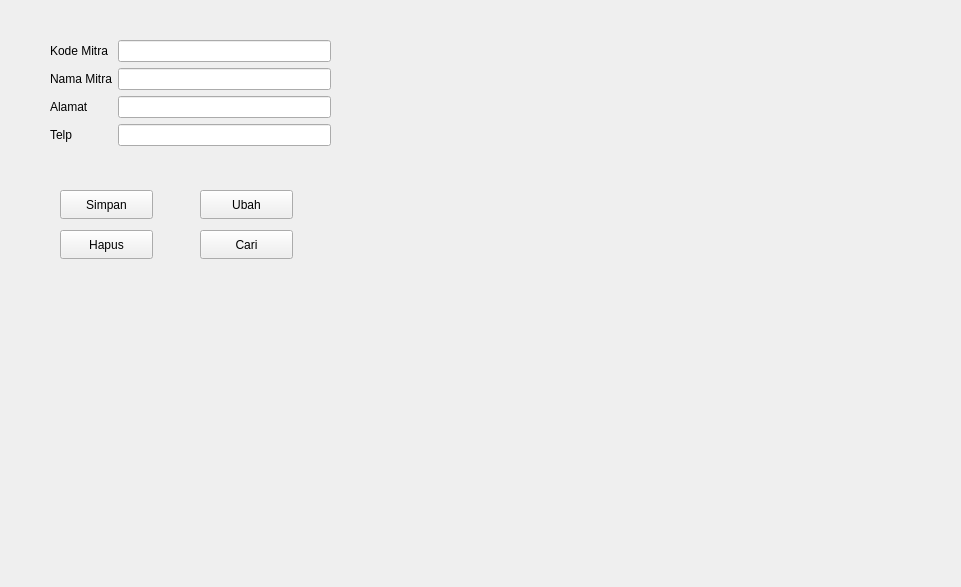
<?xml version="1.0" encoding="UTF-8"?>
<ui version="4.0">
 <class>FormMitra</class>
 <widget class="QWidget" name="FormMitra">
  <property name="geometry">
   <rect>
    <x>0</x>
    <y>0</y>
    <width>961</width>
    <height>587</height>
   </rect>
  </property>
  <property name="windowTitle">
   <string>Form</string>
  </property>
  <widget class="QWidget" name="formLayoutWidget">
   <property name="geometry">
    <rect>
     <x>50</x>
     <y>40</y>
     <width>281</width>
     <height>141</height>
    </rect>
   </property>
   <layout class="QFormLayout" name="formLayout">
    <item row="0" column="0">
     <widget class="QLabel" name="kodeMitraLabel">
      <property name="text">
       <string>Kode Mitra</string>
      </property>
     </widget>
    </item>
    <item row="0" column="1">
     <widget class="QLineEdit" name="kodeMitraLineEdit"/>
    </item>
    <item row="1" column="0">
     <widget class="QLabel" name="namaMitraLabel">
      <property name="text">
       <string>Nama Mitra</string>
      </property>
     </widget>
    </item>
    <item row="1" column="1">
     <widget class="QLineEdit" name="namaMitraLineEdit"/>
    </item>
    <item row="2" column="0">
     <widget class="QLabel" name="alamatLabel">
      <property name="text">
       <string>Alamat</string>
      </property>
     </widget>
    </item>
    <item row="2" column="1">
     <widget class="QLineEdit" name="alamatLineEdit"/>
    </item>
    <item row="3" column="0">
     <widget class="QLabel" name="telpLabel">
      <property name="text">
       <string>Telp</string>
      </property>
     </widget>
    </item>
    <item row="3" column="1">
     <widget class="QLineEdit" name="telpLineEdit"/>
    </item>
   </layout>
  </widget>
  <widget class="QPushButton" name="pushButton">
   <property name="geometry">
    <rect>
     <x>60</x>
     <y>190</y>
     <width>93</width>
     <height>29</height>
    </rect>
   </property>
   <property name="text">
    <string>Simpan</string>
   </property>
  </widget>
  <widget class="QPushButton" name="pushButton_2">
   <property name="geometry">
    <rect>
     <x>200</x>
     <y>190</y>
     <width>93</width>
     <height>29</height>
    </rect>
   </property>
   <property name="text">
    <string>Ubah</string>
   </property>
  </widget>
  <widget class="QPushButton" name="pushButton_3">
   <property name="geometry">
    <rect>
     <x>60</x>
     <y>230</y>
     <width>93</width>
     <height>29</height>
    </rect>
   </property>
   <property name="text">
    <string>Hapus</string>
   </property>
  </widget>
  <widget class="QPushButton" name="pushButton_4">
   <property name="geometry">
    <rect>
     <x>200</x>
     <y>230</y>
     <width>93</width>
     <height>29</height>
    </rect>
   </property>
   <property name="text">
    <string>Cari</string>
   </property>
  </widget>
 </widget>
 <resources/>
 <connections/>
</ui>
